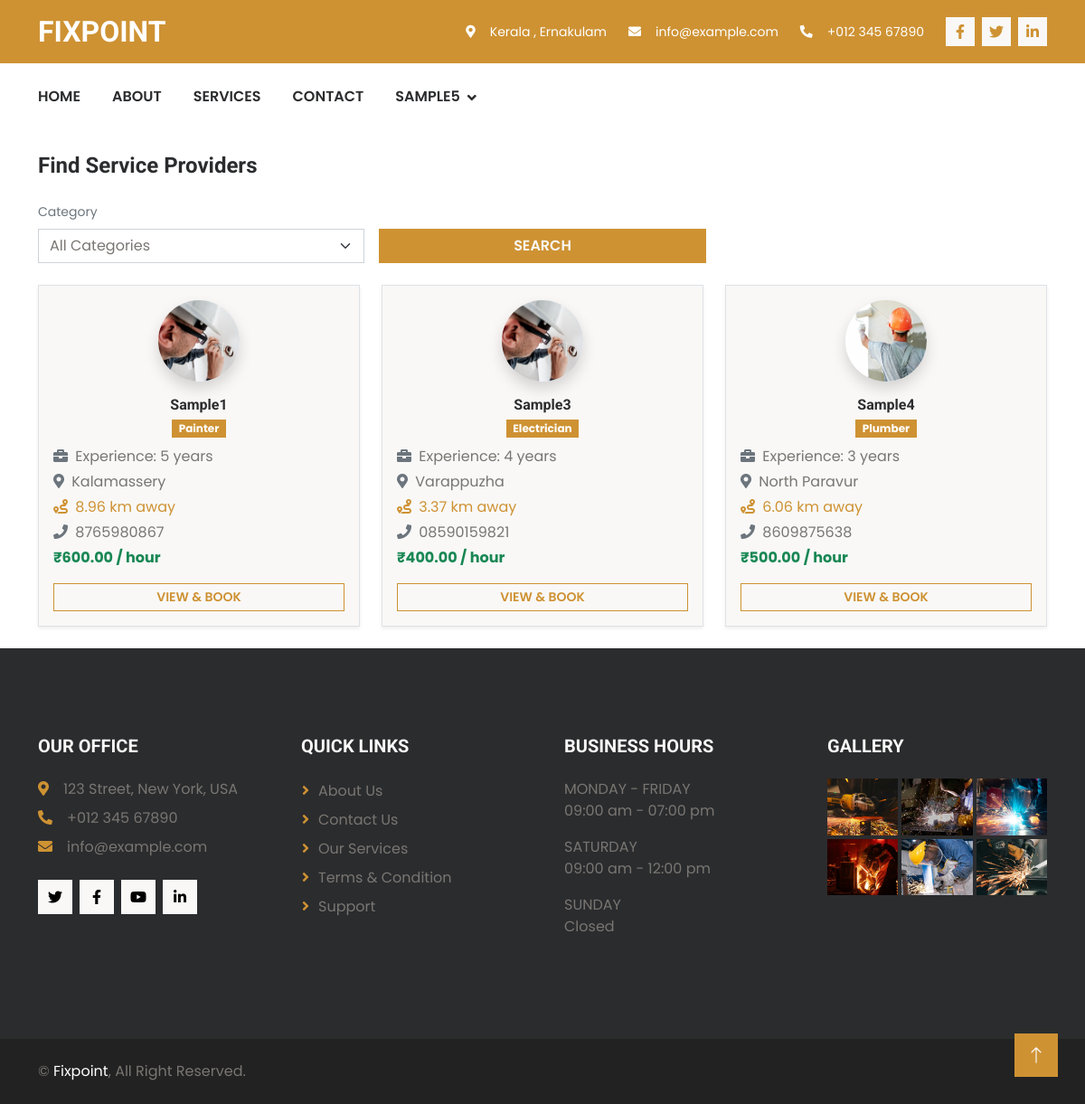
/FixPoint/customer_service_post_page (signed in), run on the app's committed database.
### UserApp/models.py (models this page shows, shortened)
class ServiceProviderProfileDb(models.Model):
    APPROVAL_STATUS = (
        ('PENDING', 'Pending Approval'),
        ('APPROVED', 'Approved'),
        ('REJECTED', 'Rejected'),
    )
    user = models.OneToOneField(UserDb, on_delete=models.CASCADE)
    full_name = models.CharField(max_length=150)
    phone_number = models.CharField(max_length=15, null=True, blank=True)
    service_type = models.CharField(max_length=100)
    experience = models.PositiveIntegerField(default=0)
    hourly_rate = models.DecimalField(
        max_digits=8,
        decimal_places=2
    )
    location = models.CharField(max_length=150)
    latitude = models.DecimalField(
        max_digits=9,
        decimal_places=6,
        null=True,
        blank=True
    )
    longitude = models.DecimalField(
        max_digits=9,
        decimal_places=6,
        null=True,
        blank=True
    )
    is_available = models.BooleanField(default=True)
    approval_status = models.CharField(
        max_length=10,
        choices=APPROVAL_STATUS,
        default='PENDING'
    )
    profile_photo = models.ImageField(
        upload_to="provider_photos/",
        null=True,
        blank=True
    )
    rejection_reason = models.TextField(blank=True, null=True)
    created_at = models.DateTimeField(auto_now_add=True)

### UserApp/views.py (the view)
# urls.py: path("customer_service_post_page", views.customer_service_post_page, name="customer_service_post_page"),
@login_required(login_url="user_authentication")
def customer_service_post_page(request):
    user_profile = get_object_or_404(UserDb, user=request.user)
    if request.user.profile.user_role != "CUSTOMER":
        messages.error(request, "Unauthorized access.")
        return redirect("home")
    try:
        customer_profile = CustomerProfileDb.objects.get(user=user_profile)
    except CustomerProfileDb.DoesNotExist:
        messages.warning(request, "Please complete your profile first.")
        return redirect("customer_dashboard")
    service_categories = ServiceCategoryDb.objects.all()
    service_post = ServiceProviderProfileDb.objects.filter(
        is_available=True,
        approval_status="APPROVED"
    )
    selected_category = request.GET.get("category")
    if selected_category:
        category_obj = ServiceCategoryDb.objects.filter(id=selected_category).first()
        if category_obj:
            service_post = service_post.filter(
                service_type=category_obj.category_name
            )
    for provider in service_post:
        if (
            provider.latitude and provider.longitude and
            customer_profile.latitude and customer_profile.longitude
        ):
            provider.distance = calculate_distance(
                float(customer_profile.latitude),
                float(customer_profile.longitude),
                float(provider.latitude),
                float(provider.longitude)
            )
        else:
            provider.distance = None
    context = {
        "service_categories": service_categories,
        "service_post": service_post,
        "selected_category": selected_category,
    }
    return render(request, "customer-service-post-page.html", context)

### UserApp/views.py (called while the page is built)
def calculate_distance(lat1, lon1, lat2, lon2):
    R = 6371
    d_lat = math.radians(lat2 - lat1)
    d_lon = math.radians(lon2 - lon1)
    a = (math.sin(d_lat/2) ** 2 +
         math.cos(math.radians(lat1)) *
         math.cos(math.radians(lat2)) *
         math.sin(d_lon/2) ** 2)
    c = 2 * math.atan2(math.sqrt(a), math.sqrt(1 - a))
    return round(R * c, 2)

### UserApp/templates/customer-service-post-page.html (shortened to what this page needs)
{% extends 'user-app-base.html' %}
{% load static %}
{% block content %}
<div class="container py-4">
    <h4 class="mb-4">Find Service Providers</h4>
    <form method="GET" class="row g-3 align-items-end mb-4">
        <div class="col-md-4">
            <label class="form-label small text-muted">Category</label>
            <select class="form-select" name="category">
                <option value="">All Categories</option>
            </select>
        </div>
        <div class="col-md-4">
            <button type="submit" class="btn btn-primary w-100">
                Search
            </button>
        </div>
    </form>
    <div class="row g-4">
        {% for post in service_post %}
        <div class="col-md-6 col-lg-4">
            <div class="bg-light border rounded shadow-sm p-3 h-100">
                <div class="text-center mb-3">
                    {% if post.profile_photo %}
                    <img src="{{ post.profile_photo.url }}" class="rounded-circle shadow"
                        style="width:90px; height:90px; object-fit:cover;" alt="Profile Photo">
                    {% else %}
                    <img src="{% static 'images/default-user.png' %}" class="rounded-circle shadow"
                        style="width:90px; height:90px; object-fit:cover;" alt="Default Photo">
                    {% endif %}
                </div>
                <h6 class="text-center mb-1">{{ post.full_name }}</h6>
                <div class="text-center mb-2">
                    <span class="badge bg-primary">
                        {{ post.service_type }}
                    </span>
                </div>
                <p class="mb-1">
                    <i class="fa fa-briefcase me-1 text-muted"></i>
                    Experience: {{ post.experience }} years
                </p>
                <p class="mb-1">
                    <i class="fa fa-map-marker-alt me-1 text-muted"></i>
                    {{ post.location }}
                </p>
                {% if post.distance %}
                <p class="mb-1 text-primary">
                    <i class="fa fa-route me-1"></i>
                    {{ post.distance }} km away
                </p>
                {% endif %}
                <p class="mb-1">
                    <i class="fa fa-phone me-1 text-muted"></i>
                    {{ post.phone_number }}
                </p>
                <p class="fw-bold text-success mb-3">
                    ₹{{ post.hourly_rate }} / hour
                </p>
                <a href="{% url 'provider_profile_view' provider_id=post.id %}"
                    class="btn btn-outline-primary btn-sm w-100">
                    View & Book
                </a>
            </div>
        </div>
        {% endfor %}
    </div>
</div>
{% endblock %}

### UserApp/templates/user-app-base.html (shortened to what this page needs)
<!DOCTYPE html>
{% load static %}
<html lang="en">
<head>
    <link href="https://cdnjs.cloudflare.com/ajax/libs/font-awesome/5.10.0/css/all.min.css" rel="stylesheet">
    <link rel="stylesheet" href="https://cdn.jsdelivr.net/npm/bootstrap-icons@1.10.4/font/bootstrap-icons.css">
    <link href="{% static 'user_app_assets/lib/animate/animate.min.css' %}" rel="stylesheet">
    <link href="{% static 'user_app_assets/lib/owlcarousel/assets/owl.carousel.min.css' %}" rel="stylesheet">
    <link href="{% static 'user_app_assets/css/bootstrap.min.css' %}" rel="stylesheet">
    <link href="{% static 'user_app_assets/css/style.css' %}" rel="stylesheet">
    <link rel="stylesheet" href="https://unpkg.com/leaflet@1.9.4/dist/leaflet.css" />
</head>
<body>
    <div class="container-fluid bg-primary text-white d-none d-lg-flex wow fadeIn" data-wow-delay="0.1s">
        <div class="container py-3">
            <div class="d-flex align-items-center">
                <a href="#">
                    <h2 class="text-white fw-bold m-0">FIXPOINT</h2>
                </a>
                <div class="ms-auto d-flex align-items-center">
                    <small class="ms-4"><i class="fa fa-map-marker-alt me-3"></i>Kerala , Ernakulam</small>
                    <small class="ms-4"><i class="fa fa-envelope me-3"></i>info@example.com</small>
                    <small class="ms-4"><i class="fa fa-phone-alt me-3"></i>+012 345 67890</small>
                    <div class="ms-3 d-flex">
                        <a class="btn btn-sm-square btn-light text-primary ms-2" href=""><i
                                class="fab fa-facebook-f"></i></a>
                        <a class="btn btn-sm-square btn-light text-primary ms-2" href=""><i
                                class="fab fa-twitter"></i></a>
                        <a class="btn btn-sm-square btn-light text-primary ms-2" href=""><i
                                class="fab fa-linkedin-in"></i></a>
                    </div>
                </div>
            </div>
        </div>
    </div>
    <div class="container-fluid bg-white sticky-top wow fadeIn" data-wow-delay="0.1s">
        <div class="container">
            <nav class="navbar navbar-expand-lg bg-white navbar-light p-lg-0">
                <div class="collapse navbar-collapse" id="navbarCollapse">
                    <div class="navbar-nav">
                        <a href="{% url 'home' %}" class="nav-item nav-link
                        {% if request.resolver_match.url_name == 'home' %}active{% endif %}">Home</a>
                        <a href="{% url 'about_page' %}" class="nav-item nav-link
                        {% if request.resolver_match.url_name == 'about_page' %}active{% endif %}">About</a>
                        <a href="{% url 'services_page' %}" class="nav-item nav-link
                        {% if request.resolver_match.url_name == 'services_page' %}active{% endif %}">Services</a>
                        <a href="{% url 'contact_page' %}" class="nav-item nav-link
                        {% if request.resolver_match.url_name == 'contact_page' %}active{% endif %}">Contact</a>
                        {% if request.user.is_authenticated %}
                        <div class="nav-item dropdown">
                            <a href="#"
                                class="nav-link dropdown-toggle
                            {% if request.resolver_match.url_name == 'customer_dashboard' or request.resolver_match.url_name == 'service_provider_dashboard' %}active{% endif %}"
                                data-bs-toggle="dropdown">
                                {{ request.user.username }}</a>
                        </div>
                        {% else %}
                        <a href="{% url 'user_authentication' %}" class="nav-item nav-link">Login</a>
                        {% endif %}
                    </div>
                </div>
            </nav>
        </div>
    </div>
    {% block content %}
    {% endblock %}
    <div class="container-fluid bg-dark footer py-5 wow fadeIn" data-wow-delay="0.1s">
        <div class="container py-5">
            <div class="row g-5">
                <div class="col-lg-3 col-md-6">
                    <h5 class="text-uppercase text-light mb-4">Our Office</h5>
                    <p class="mb-2"><i class="fa fa-map-marker-alt text-primary me-3"></i>123 Street, New York, USA</p>
                    <p class="mb-2"><i class="fa fa-phone-alt text-primary me-3"></i>+012 345 67890</p>
                    <p class="mb-2"><i class="fa fa-envelope text-primary me-3"></i>info@example.com</p>
                    <div class="d-flex pt-3">
                        <a class="btn btn-square btn-light me-2" href=""><i class="fab fa-twitter"></i></a>
                        <a class="btn btn-square btn-light me-2" href=""><i class="fab fa-facebook-f"></i></a>
                        <a class="btn btn-square btn-light me-2" href=""><i class="fab fa-youtube"></i></a>
                        <a class="btn btn-square btn-light me-2" href=""><i class="fab fa-linkedin-in"></i></a>
                    </div>
                </div>
                <div class="col-lg-3 col-md-6">
                    <h5 class="text-uppercase text-light mb-4">Quick Links</h5>
                    <a class="btn btn-link" href="">About Us</a>
                    <a class="btn btn-link" href="">Contact Us</a>
                    <a class="btn btn-link" href="">Our Services</a>
                    <a class="btn btn-link" href="">Terms & Condition</a>
                    <a class="btn btn-link" href="">Support</a>
                </div>
                <div class="col-lg-3 col-md-6">
                    <h5 class="text-uppercase text-light mb-4">Business Hours</h5>
                    <p class="text-uppercase mb-0">Monday - Friday</p>
                    <p>09:00 am - 07:00 pm</p>
                    <p class="text-uppercase mb-0">Saturday</p>
                    <p>09:00 am - 12:00 pm</p>
                    <p class="text-uppercase mb-0">Sunday</p>
                    <p>Closed</p>
                </div>
                <div class="col-lg-3 col-md-6">
                    <h5 class="text-uppercase text-light mb-4">Gallery</h5>
                    <div class="row g-1">
                        <div class="col-4">
                            <img class="img-fluid" src="{% static 'user_app_assets/img/service-1.jpg' %}" alt="">
                        </div>
                        <div class="col-4">
                            <img class="img-fluid" src="{% static 'user_app_assets/img/service-2.jpg' %}" alt="">
                        </div>
                        <div class="col-4">
                            <img class="img-fluid" src="{% static 'user_app_assets/img/service-3.jpg' %}" alt="">
                        </div>
                        <div class="col-4">
                            <img class="img-fluid" src="{% static 'user_app_assets/img/service-4.jpg' %}" alt="">
                        </div>
                        <div class="col-4">
                            <img class="img-fluid" src="{% static 'user_app_assets/img/service-5.jpg' %}" alt="">
                        </div>
                        <div class="col-4">
                            <img class="img-fluid" src="{% static 'user_app_assets/img/service-6.jpg' %}" alt="">
                        </div>
                    </div>
                </div>
            </div>
        </div>
    </div>
    <div class="container-fluid text-body copyright py-4">
        <div class="container">
            <div class="row">
                <div class="col-md-6 text-center text-md-start mb-3 mb-md-0">
                    &copy; <a class="fw-semi-bold" href="#">Fixpoint</a>, All Right Reserved.
                </div>
                <div class="col-md-6 text-center text-md-end">
                </div>
            </div>
        </div>
    </div>
    <a href="#" class="btn btn-lg btn-primary btn-lg-square back-to-top"><i class="bi bi-arrow-up"></i></a>
</body>
</html>

### UserApp/static/user_app_assets/css/style.css (style rules this page uses)
.back-to-top { position: fixed; display: none; right: 30px; bottom: 30px; z-index: 99; }
.btn { transition: .5s; font-weight: 600; text-transform: uppercase; }
.btn-primary, .btn-outline-primary:hover { color: var(--bs-light); }
.btn-square { width: 38px; height: 38px; }
.btn-sm-square { width: 32px; height: 32px; }
.btn-lg-square { width: 48px; height: 48px; }
.btn-square, .btn-sm-square, .btn-lg-square, .btn-xl-square, .btn-xxl-square { padding: 0; display: flex; align-items: center; justify-content: center; font-weight: normal; }
.sticky-top { top: -100px; transition: .5s; }
.navbar .navbar-nav .nav-link { margin-right: 35px; padding: 25px 0; color: var(--bs-dark); font-size: 16px; text-transform: uppercase; font-weight: 600; outline: none; }
.navbar .dropdown-toggle::after { border: none; content: "\f107"; font-family: "Font Awesome 5 Free"; font-weight: 900; vertical-align: middle; margin-left: 8px; }
.footer .btn.btn-link { display: block; margin-bottom: 5px; padding: 0; text-align: left; color: var(--bs-secondary); font-weight: normal; text-transform: capitalize; transition: .3s; }
.footer .btn.btn-link::before { position: relative; content: "\f105"; font-family: "Font Awesome 5 Free"; font-weight: 900; color: var(--bs-primary); margin-right: 10px; }
.copyright { background: #222222; }
.copyright a { color: var(--bs-white); }

### data on the page
ServiceProviderProfileDb: profile_photo (picture), full_name "Sample1", service_type "Painter", experience "5", location "Kalamassery", distance "8.96", phone_number "8765980867", hourly_rate "600.00"
ServiceProviderProfileDb: profile_photo (picture), full_name "Sample3", service_type "Electrician", experience "4", location "Varappuzha", distance "3.37", phone_number "08590159821", hourly_rate "400.00"
ServiceProviderProfileDb: profile_photo (picture), full_name "Sample4", service_type "Plumber", experience "3", location "North Paravur", distance "6.06", phone_number "8609875638", hourly_rate "500.00"

### other printed values
{{ request.user.username }} "SAMPLE5"
